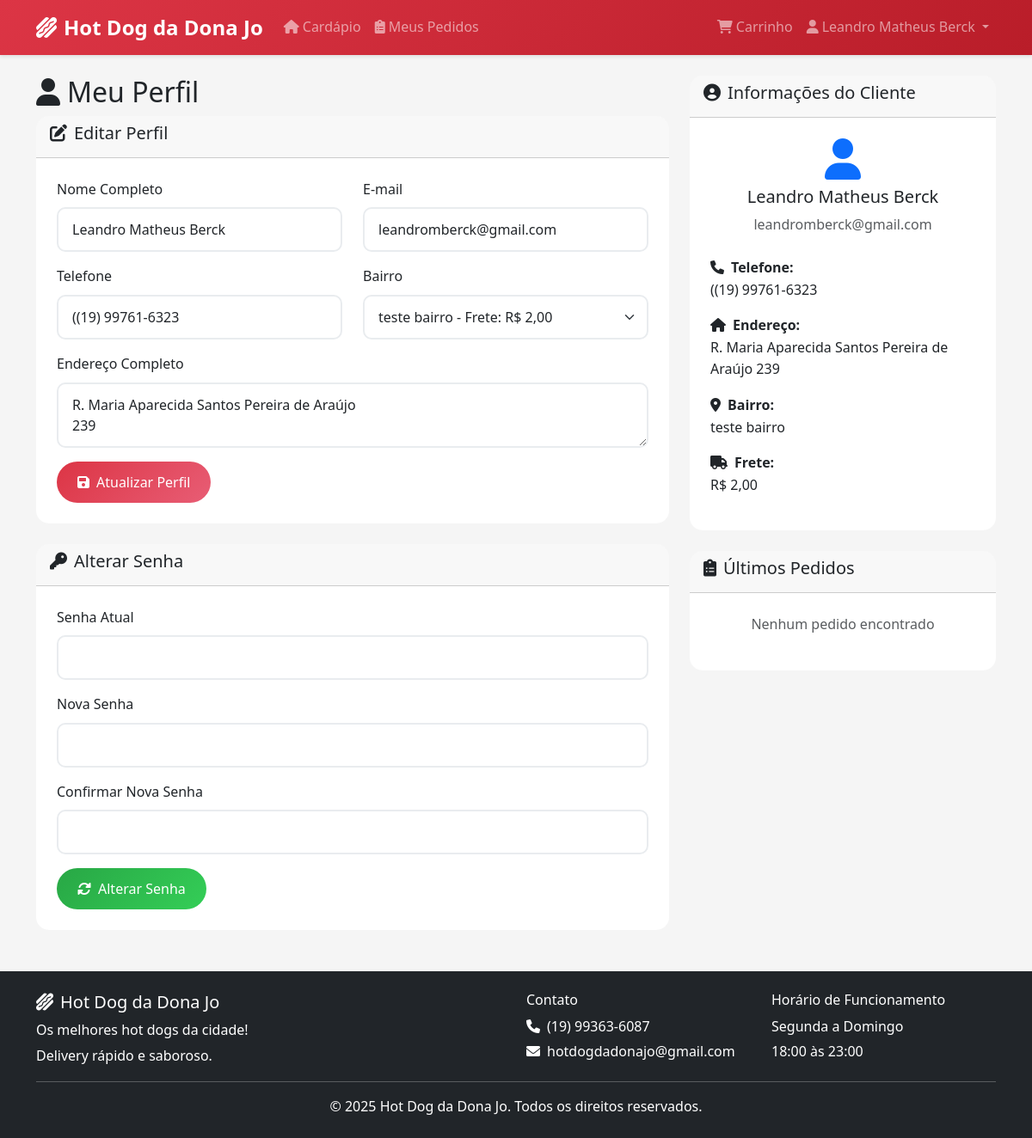
Screenshot of /cliente/perfil.php (signed in) with the database file from the repository.
### tables this page shows
CREATE TABLE `clientes` (
  `id` int(11) NOT NULL,
  `nome` varchar(100) NOT NULL,
  `email` varchar(100) NOT NULL,
  `telefone` varchar(20) NOT NULL,
  `endereco` text NOT NULL,
  `bairro_id` int(11) NOT NULL,
  `senha` varchar(255) NOT NULL,
  `ativo` tinyint(1) DEFAULT 1,
  `created_at` datetime DEFAULT current_timestamp()
);

CREATE TABLE `bairros` (
  `id` int(11) NOT NULL,
  `nome` varchar(100) NOT NULL,
  `valor_frete` decimal(10,2) NOT NULL DEFAULT 0.00,
  `ativo` tinyint(1) DEFAULT 1,
  `created_at` datetime DEFAULT current_timestamp()
);

### includes/functions.php (called while the page is built, shortened)
<?php
function formatPrice($price) {
    return 'R$ ' . number_format($price, 2, ',', '.');
}
?>

### cliente/perfil.php (the view, shortened to what this page needs)
<?php
include '../includes/conexao.php';
include '../includes/functions.php';
$stmt = $pdo->prepare("SELECT c.*, b.nome as bairro_nome, b.valor_frete FROM clientes c JOIN bairros b ON c.bairro_id = b.id WHERE c.id = ?");
$stmt->execute([$_SESSION['cliente_id']]);
$cliente = $stmt->fetch();
$stmt = $pdo->prepare("
    SELECT p.*,
           GROUP_CONCAT(
               CONCAT(pi.quantidade, 'x ',
                      CASE
                          WHEN pi.tipo_item = 'lanche' THEN l.nome
                          ELSE a.nome
                      END
               ) SEPARATOR ', '
           ) as itens
    FROM pedidos p
    LEFT JOIN pedido_itens pi ON p.id = pi.pedido_id
    LEFT JOIN lanches l ON pi.tipo_item = 'lanche' AND pi.item_id = l.id
    LEFT JOIN acompanhamentos a ON pi.tipo_item = 'acompanhamento' AND pi.item_id = a.id
    WHERE p.cliente_id = ?
    GROUP BY p.id, p.cliente_id, p.total_produtos, p.frete, p.total_geral, p.status, p.observacoes, p.endereco_entrega, p.created_at, p.updated_at, p.forma_pagamento, p.confirmado_cliente
    ORDER BY p.created_at DESC
");
$stmt->execute([$_SESSION['cliente_id']]);
$pedidos = $stmt->fetchAll();
$stmt = $pdo->query("SELECT * FROM bairros WHERE ativo = 1 ORDER BY nome");
$bairros = $stmt->fetchAll();
include '../includes/header.php';
?>
<div class="container mt-4">
    <div class="row">
        <div class="col-lg-8">
            <h2><i class="fas fa-user me-2"></i>Meu Perfil</h2>
            <?php if ($cliente): ?>
            <div class="card mb-4">
                <div class="card-header">
                    <h5><i class="fas fa-edit me-2"></i>Editar Perfil</h5>
                </div>
                <div class="card-body">
                    <form method="POST">
                        <div class="row">
                            <div class="col-md-6">
                                <div class="mb-3">
                                    <label for="nome" class="form-label">Nome Completo</label>
                                    <input type="text" class="form-control" id="nome" name="nome"
                                           value="<?= htmlspecialchars($cliente['nome'] ?? '') ?>" required>
                                </div>
                            </div>
                            <div class="col-md-6">
                                <div class="mb-3">
                                    <label for="email" class="form-label">E-mail</label>
                                    <input type="email" class="form-control" id="email" name="email"
                                           value="<?= htmlspecialchars($cliente['email'] ?? '') ?>" required>
                                </div>
                            </div>
                        </div>
                        <div class="row">
                            <div class="col-md-6">
                                <div class="mb-3">
                                    <label for="telefone" class="form-label">Telefone</label>
                                    <input type="tel" class="form-control" id="telefone" name="telefone"
                                           value="<?= htmlspecialchars($cliente['telefone'] ?? '') ?>"
                                           placeholder="(11) 99999-9999" required>
                                </div>
                            </div>
                            <div class="col-md-6">
                                <div class="mb-3">
                                    <label for="bairro_id" class="form-label">Bairro</label>
                                    <select class="form-select" id="bairro_id" name="bairro_id" required>
                                        <?php foreach ($bairros as $bairro): ?>
                                        <option value="<?= $bairro['id'] ?>"
                                                <?= (isset($cliente['bairro_id']) && $cliente['bairro_id'] == $bairro['id']) ? 'selected' : '' ?>>
                                            <?= htmlspecialchars($bairro['nome']) ?> - Frete: <?= formatPrice($bairro['valor_frete']) ?>
                                        </option>
                                        <?php endforeach; ?>
                                    </select>
                                </div>
                            </div>
                        </div>
                        <div class="mb-3">
                            <label for="endereco" class="form-label">Endereço Completo</label>
                            <textarea class="form-control" id="endereco" name="endereco" rows="2" required><?= htmlspecialchars($cliente['endereco'] ?? '') ?></textarea>
                        </div>
                        <button type="submit" class="btn btn-primary">
                            <i class="fas fa-save me-2"></i>Atualizar Perfil
                        </button>
                    </form>
                </div>
            </div>
            <div class="card">
                <div class="card-header">
                    <h5><i class="fas fa-key me-2"></i>Alterar Senha</h5>
                </div>
                <div class="card-body">
                    <form method="POST">
                        <div class="mb-3">
                            <label for="senha_atual" class="form-label">Senha Atual</label>
                            <input type="password" class="form-control" id="senha_atual" name="senha_atual" required>
                        </div>
                        <div class="mb-3">
                            <label for="nova_senha" class="form-label">Nova Senha</label>
                            <input type="password" class="form-control" id="nova_senha" name="nova_senha"
                                   minlength="6" required>
                        </div>
                        <div class="mb-3">
                            <label for="confirmar_senha" class="form-label">Confirmar Nova Senha</label>
                            <input type="password" class="form-control" id="confirmar_senha" name="confirmar_senha"
                                   minlength="6" required>
                        </div>
                        <button type="submit" class="btn btn-success">
                            <i class="fas fa-sync-alt me-2"></i>Alterar Senha
                        </button>
                    </form>
                </div>
            </div>
            <?php endif; ?>
        </div>
        <div class="col-lg-4">
            <div class="card">
                <div class="card-header">
                    <h5><i class="fas fa-user-circle me-2"></i>Informações do Cliente</h5>
                </div>
                <div class="card-body">
                    <div class="text-center mb-4">
                        <i class="fas fa-user fa-3x text-primary mb-2"></i>
                        <h5><?= htmlspecialchars($cliente['nome'] ?? 'Cliente') ?></h5>
                        <p class="text-muted mb-0"><?= htmlspecialchars($cliente['email'] ?? '') ?></p>
                    </div>
                    <div class="mb-3">
                        <strong><i class="fas fa-phone me-2"></i>Telefone:</strong><br>
                        <span><?= htmlspecialchars($cliente['telefone'] ?? '') ?></span>
                    </div>
                    <div class="mb-3">
                        <strong><i class="fas fa-home me-2"></i>Endereço:</strong><br>
                        <span><?= htmlspecialchars($cliente['endereco'] ?? '') ?></span>
                    </div>
                    <div class="mb-3">
                        <strong><i class="fas fa-map-marker-alt me-2"></i>Bairro:</strong><br>
                        <span><?= htmlspecialchars($cliente['bairro_nome'] ?? '') ?></span>
                    </div>
                    <div class="mb-3">
                        <strong><i class="fas fa-truck me-2"></i>Frete:</strong><br>
                        <span><?= formatPrice($cliente['valor_frete'] ?? 0) ?></span>
                    </div>
                </div>
            </div>
            <div class="card mt-4">
                <div class="card-header">
                    <h5><i class="fas fa-clipboard-list me-2"></i>Últimos Pedidos</h5>
                </div>
                <div class="card-body">
                    <?php if (empty($pedidos)): ?>
                    <p class="text-muted text-center">Nenhum pedido encontrado</p>
                    <?php endif; ?>
                </div>
            </div>
        </div>
    </div>
</div>
<?php include '../includes/footer.php'; ?>

### assets/css/style.css (style rules this page uses)
:root { --primary-color: #dc3545; --secondary-color: #ffc107; --success-color: #28a745; --info-color: #17a2b8; --warning-color: #fd7e14; --danger-color: #dc3545; --dark-color: #343a40; --light-color: #f8f9fa; --font-family: 'Segoe UI', Tahoma, Geneva, Verdana, sans-serif; }
body { font-family: var(--font-family); background-color: #f5f5f5; line-height: 1.6; }
.card { border: none; border-radius: 15px; transition: all 0.3s ease; overflow: hidden; }
.card-body { padding: 1.5rem; }
.btn-success { background: linear-gradient(135deg, var(--success-color), #34ce57); border: none; border-radius: 25px; padding: 0.75rem 1.5rem; font-weight: 500; transition: all 0.3s ease; }
.btn-primary { background: linear-gradient(135deg, var(--primary-color), #e85d75); border: none; border-radius: 25px; padding: 0.75rem 1.5rem; font-weight: 500; transition: all 0.3s ease; }
.form-control { border-radius: 10px; border: 2px solid #e9ecef; padding: 0.75rem 1rem; transition: all 0.3s ease; }
.form-select { border-radius: 10px; border: 2px solid #e9ecef; padding: 0.75rem 1rem; }

### rows the page displays
clientes: nome "Leandro Matheus Berck", email "leandromberck@gmail.com", telefone "((19) 99761-6323", bairro_id "teste bairro - Frete: R$ 2,00", endereco "R. Maria Aparecida Santos Pereira de Araújo 239", bairro.nome "teste bairro", bairro.valor_frete "R$ 2,00"

### other values shown
$_SESSION['cliente_nome'] "Leandro Matheus Berck"
